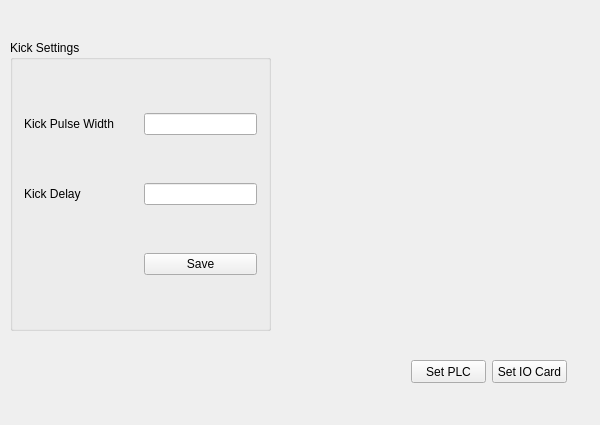
<?xml version="1.0" encoding="UTF-8"?>
<ui version="4.0">
 <class>QConsoleClass</class>
 <widget class="QMainWindow" name="QConsoleClass">
  <property name="geometry">
   <rect>
    <x>0</x>
    <y>0</y>
    <width>600</width>
    <height>425</height>
   </rect>
  </property>
  <property name="windowTitle">
   <string>QConsole</string>
  </property>
  <widget class="QWidget" name="Widget_interface">
   <widget class="QGroupBox" name="groupBox">
    <property name="geometry">
     <rect>
      <x>10</x>
      <y>40</y>
      <width>261</width>
      <height>291</height>
     </rect>
    </property>
    <property name="title">
     <string>Kick Settings</string>
    </property>
    <layout class="QGridLayout" name="gridLayout">
     <item row="0" column="0">
      <widget class="QLabel" name="label_2">
       <property name="text">
        <string>Kick Pulse Width</string>
       </property>
      </widget>
     </item>
     <item row="0" column="1">
      <widget class="QLineEdit" name="lineEdit_1"/>
     </item>
     <item row="1" column="0">
      <widget class="QLabel" name="label_3">
       <property name="text">
        <string>Kick Delay</string>
       </property>
      </widget>
     </item>
     <item row="1" column="1">
      <widget class="QLineEdit" name="lineEdit_2"/>
     </item>
     <item row="2" column="0">
      <spacer name="horizontalSpacer">
       <property name="orientation">
        <enum>Qt::Horizontal</enum>
       </property>
       <property name="sizeHint" stdset="0">
        <size>
         <width>40</width>
         <height>20</height>
        </size>
       </property>
      </spacer>
     </item>
     <item row="2" column="1">
      <widget class="QPushButton" name="pushButton_save">
       <property name="text">
        <string>Save</string>
       </property>
      </widget>
     </item>
    </layout>
   </widget>
   <widget class="QPushButton" name="pushButton_PLC">
    <property name="geometry">
     <rect>
      <x>411</x>
      <y>360</y>
      <width>75</width>
      <height>23</height>
     </rect>
    </property>
    <property name="text">
     <string>Set PLC</string>
    </property>
   </widget>
   <widget class="QPushButton" name="pushButton">
    <property name="geometry">
     <rect>
      <x>492</x>
      <y>360</y>
      <width>75</width>
      <height>23</height>
     </rect>
    </property>
    <property name="text">
     <string>Set IO Card</string>
    </property>
   </widget>
  </widget>
 </widget>
 <layoutdefault spacing="6" margin="11"/>
 <resources>
  <include location="glasswaredetectsystem.qrc"/>
 </resources>
 <connections/>
</ui>
